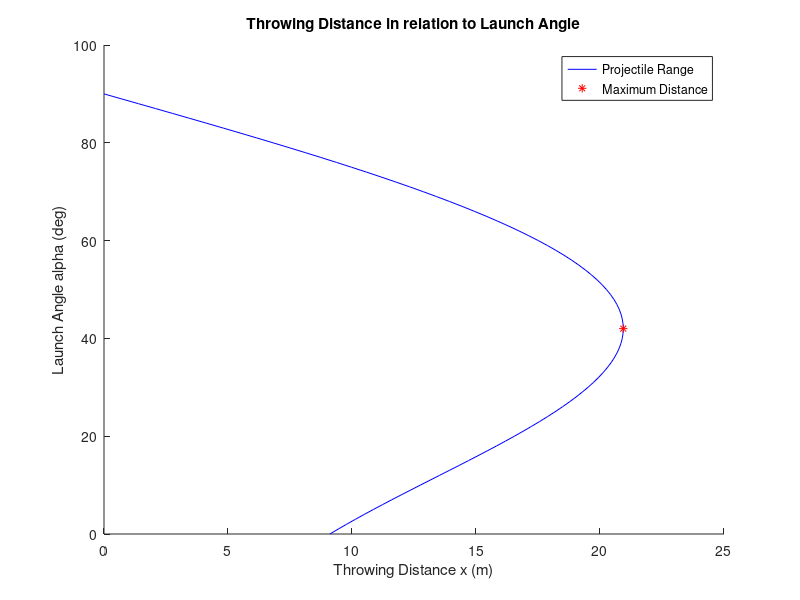
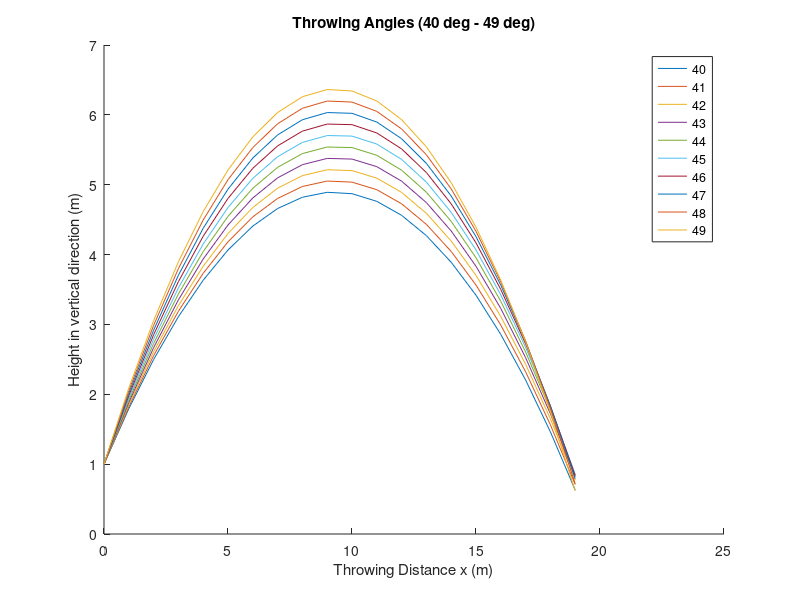

These charts were generated, in order, by the following MATLAB code:
fprintf('Data evaluation: Shot Put\n\n');

%Declare the variables

% h: Height of where the ball was thrown
% g: Gravitational constant

h = 2.2; 
g = 9.81;

%Visualize the constants
fprintf('Ball thrown from a height of: %.1f m \n', h); 
fprintf('Gravitational constant: %.2f m/s^2 \n\n', g); 
 
v1 = 13.4; 
v2 = 13.7; 
v3 = 13.5;
v4 = 13.8;
v0 = mean([v1 v2 v3 v4]); 

%Visualize the provided data 
fprintf('Velocity from each throw: \n');
fprintf('First throw: %.1f m/s \n', v1); 
fprintf('Second throw: %.1f m/s \n', v2); 
fprintf('Third throw: %.1f m/s \n', v3); 
fprintf('fourth throw: %.1f m/s \n', v4); 
fprintf('Mean value: %.1f m/s \n', v0); 

%Calculate the throwing distance of the ball in relation to angle 'alpha'
%Since alpha is a vector, define it as such

alpha = 0:1:90; %Be aware that MATLAB begins at 1 instead of 0

alpha_lenght = length(alpha); 
x = zeros(1, alpha_lenght); %Preallocate 'x' to improve performance during iteration

for i = 1:alpha_lenght
    alpha_rad = deg2rad(alpha(i)); %Convert from degrees to radians
    vx0 = v0*cos(alpha_rad); %Calculate x-component of initial velocity
    vy0 = v0*sin(alpha_rad); %Calculate y-component of initial velocity

    %For throwing distance x
    x(i) = (vx0/g) * (vy0 + sqrt(vy0*vy0 + 2*g*h)); 
    
end

%Plot the results for each velocity value

figure(1); 
hold on; 
xlabel('Throwing Distance x (m)'); %x-axis label
ylabel('Launch Angle alpha (deg)'); %y-axis label 
q1 = plot(x, alpha, 'b-'); %x-axis for throwing distance 'x' and y-axis for launch angle 'alpha'

%Calculate the maximum angle for when the maximum distance is reached
%Be aware of the synthax. 
[max_val, max_ind] = max(x); %Use 'max' function to find the maximum value on the vector 
x_max = x(max_ind); 
alpha_max = alpha(max_ind); 
q2 = plot(x_max, alpha_max, 'r*'); 

legend([q1,q2], {'Projectile Range', 'Maximum Distance'}); 
title('Throwing Distance in relation to Launch Angle'); 

%Plot the throwing height y. Focus on angles {40,...,49}
%Redefine initial height to h = 1 m as required by the exercise

h_5 = 1; 
x_5 = 0:1:25; 
angles = 40:49; 

figure(2); %Plot the throwing distance in relation to launch angle
hold on; 
xlabel('Throwing Distance x (m)'); %x-axis label
ylabel('Height in vertical direction (m)'); %y-axis label 
title('Throwing Angles (40 deg - 49 deg)'); 
colors = lines(length(angles)); 

%Use NaN in order to avoid plotting y < 0 that are below ground level
for i = 1:length(angles)
    alpha_i = angles(i); 
    y_i = -g * x_5.^2 / (2 * (v0 * cosd(alpha_i))^2) + x_5 * tand(alpha_i) + h_5; 
    y_i(y_i < 0) = NaN; 
    plot(x_5, y_i, 'DisplayName', sprintf('%d', alpha_i), 'Color', colors(i,:)); 
end 
legend('show'); 
